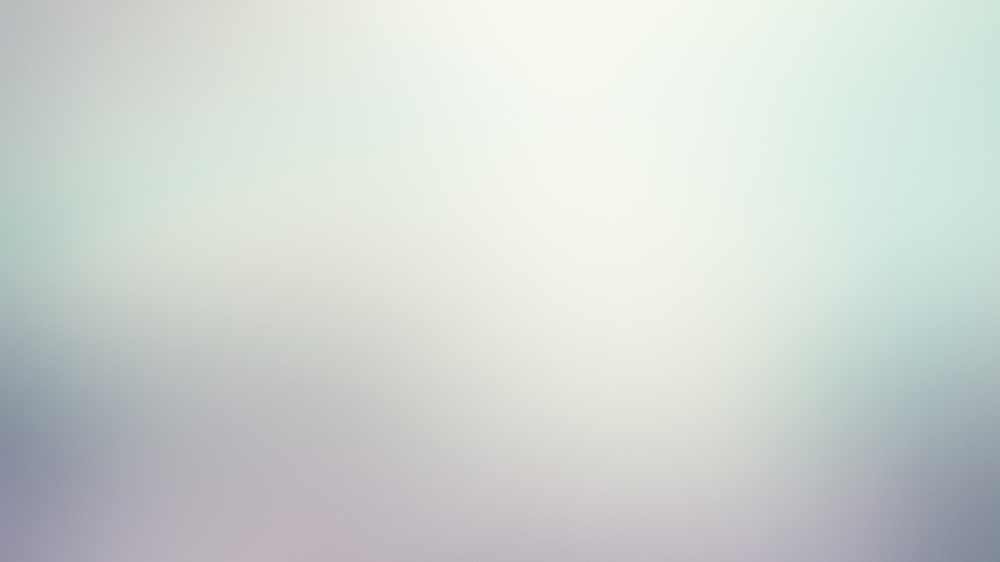
#> input picture background-org.png, 1000 x 562 px, shrunk from 1920 x 1080 before the run
$ python -i invert.py   (imports and definitions only)
#> lines starting #> are read from the running program, lines starting #| are printed output that depends on the picture
from PIL import Image, ImageOps
from kcu import kpath
import os

def _invert(
    path_in: str,
    path_out: str
) -> None:
#> called with path_in = 'background-org.png', path_out = 'out.png'
    image = Image.open(path_in)
#> image is the input picture: PIL image 1000x562 RGB; mean R, G, B 208.6, 214.8, 210.6

    if image.mode != 'RGBA':
        image = image.convert('RGBA')
#> image: PIL image 1000x562 RGBA

    r,g,b,a = image.split()
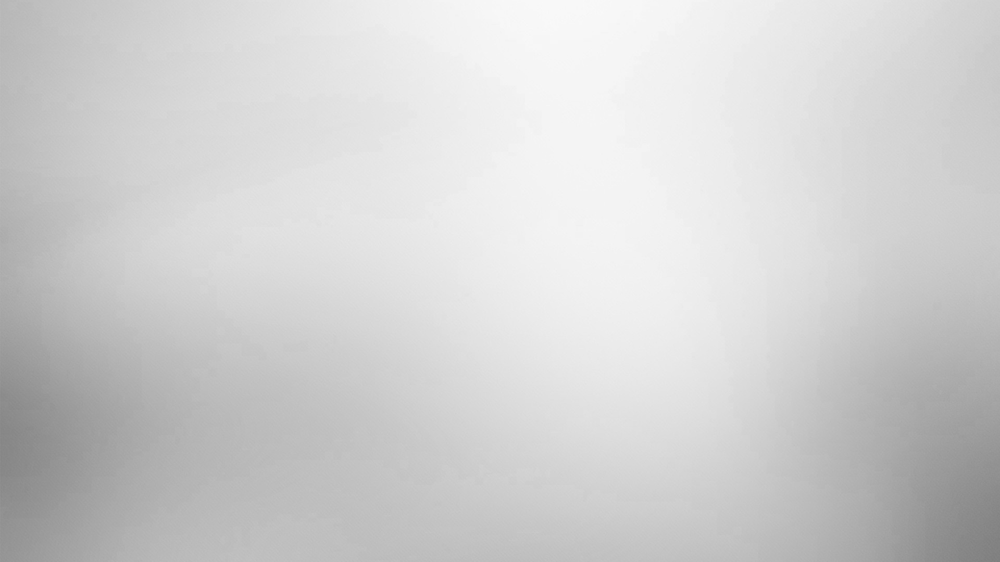
#> r: PIL image 1000x562 L; min 126, max 249, mean 208.6
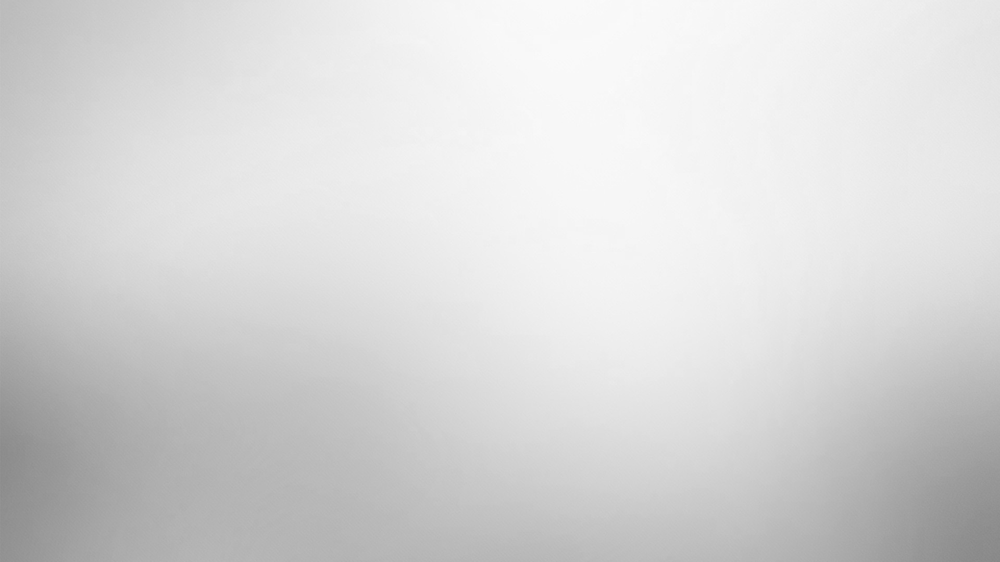
#> g: PIL image 1000x562 L; min 135, max 251, mean 214.8
#> a: PIL image 1000x562 L; every value is 255
    rgb_image = Image.merge('RGB', (r,g,b))
    inverted_image = ImageOps.invert(rgb_image)
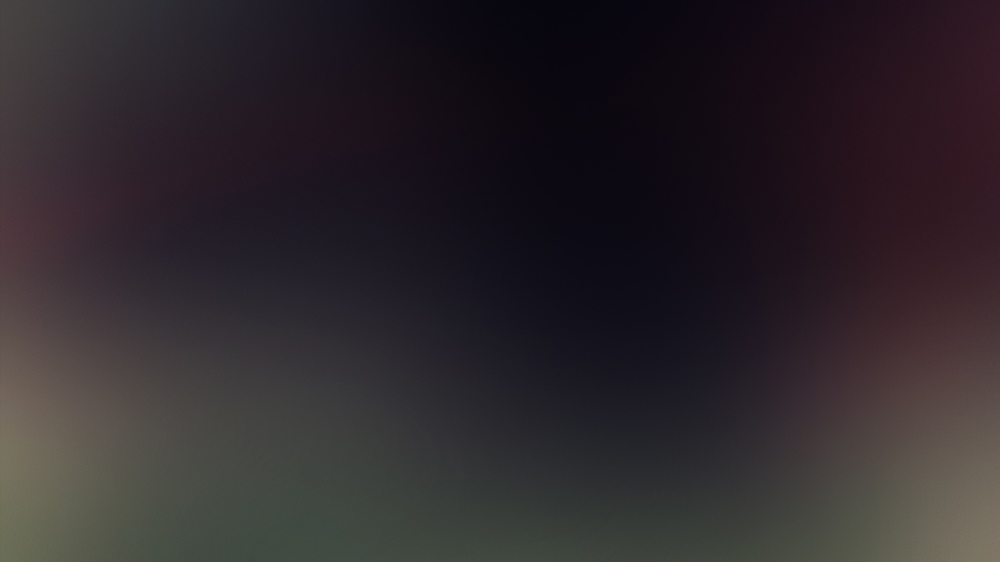
#> inverted_image: PIL image 1000x562 RGB; mean R, G, B 46.4, 40.2, 44.4
    r2,g2,b2 = inverted_image.split()
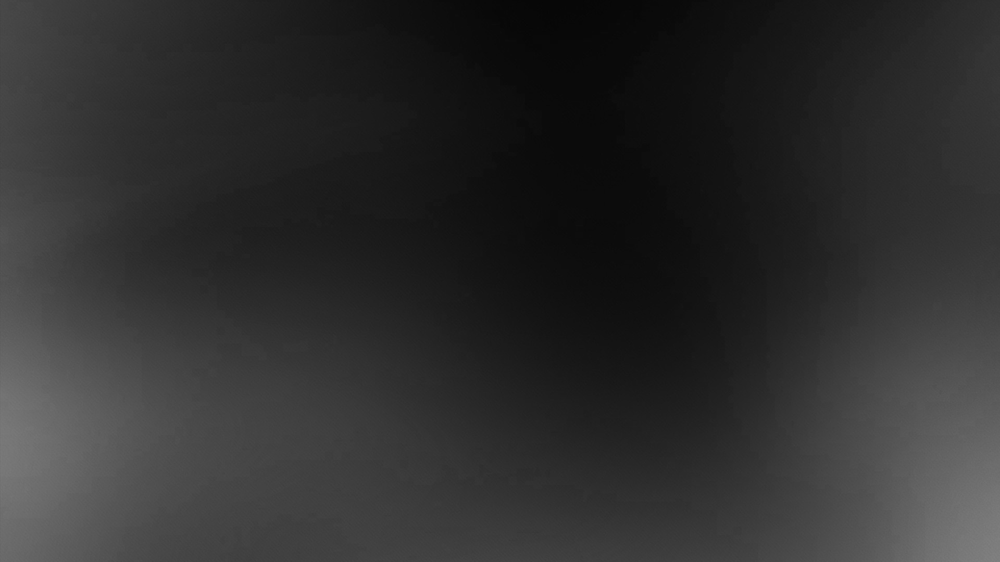
#> r2: PIL image 1000x562 L; min 6, max 129, mean 46.4
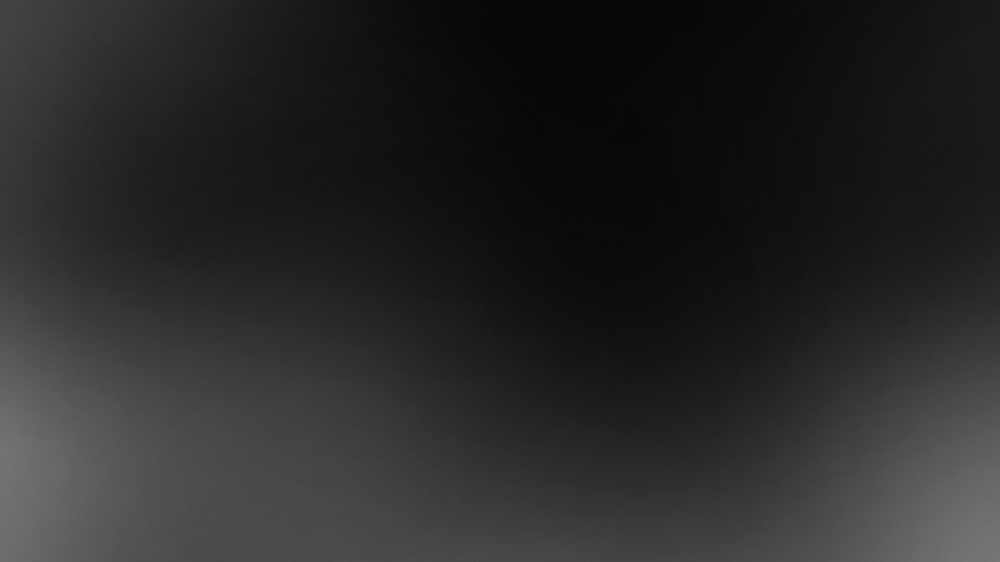
#> g2: PIL image 1000x562 L; min 4, max 120, mean 40.2
    final_transparent_image = Image.merge('RGBA', (r2,g2,b2,a))
    final_transparent_image.save(path_out)
    # [5 lines of commented-out code are left out]

def invert(path_in: str) -> None:
    img_ext = path_in.split('.')[-1]
    _invert(path_in, path_in) # path_in.replace('.' + img_ext, '-dark.' + img_ext))


# [7 lines not run here, left out]

>>> result = _invert('background-org.png', 'out.png')
